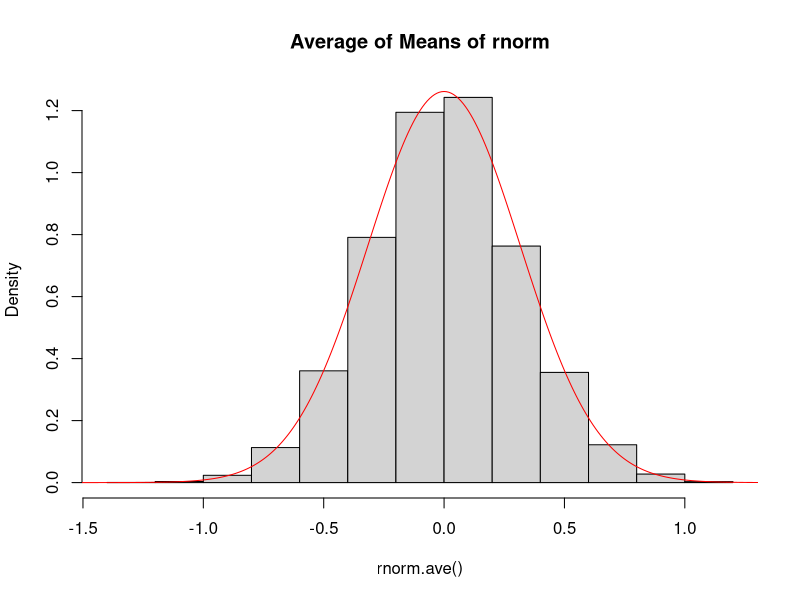
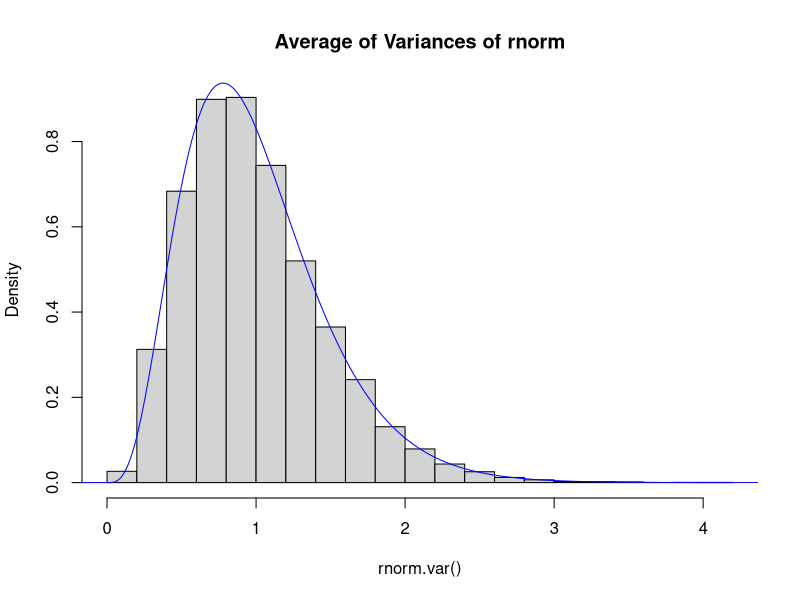
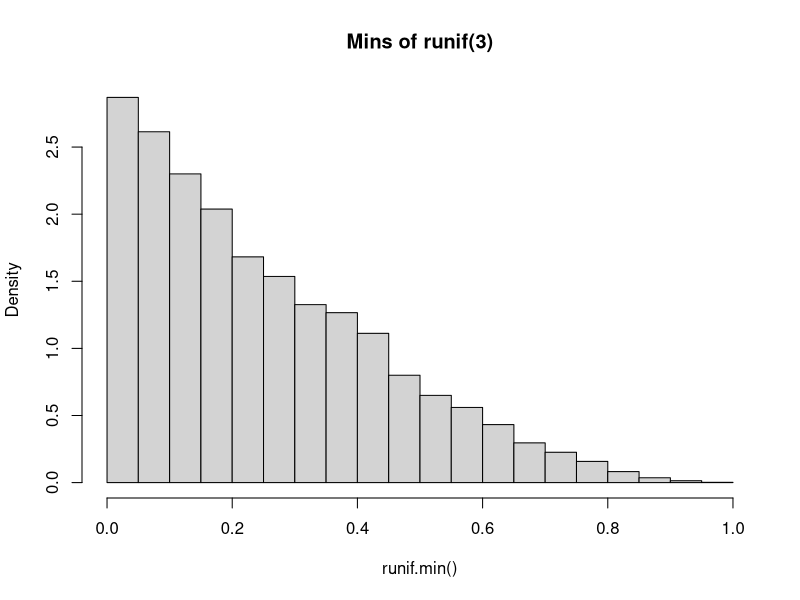
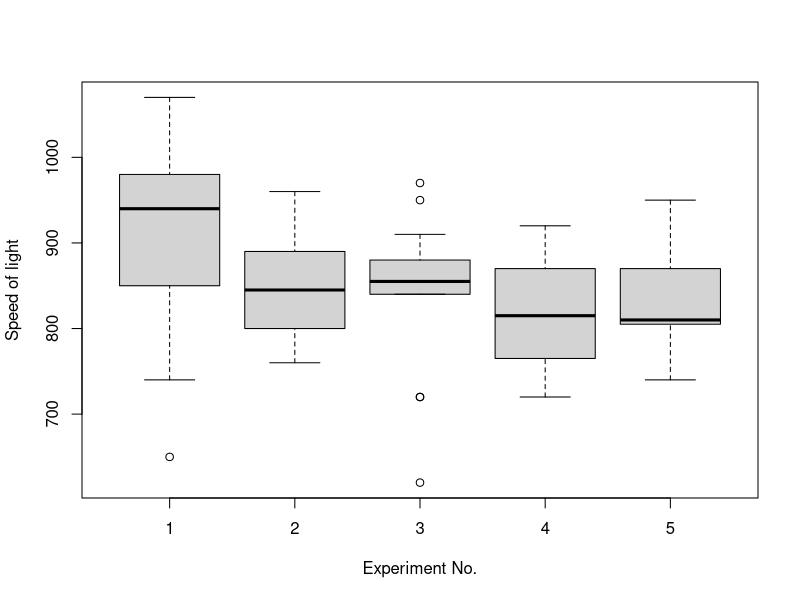
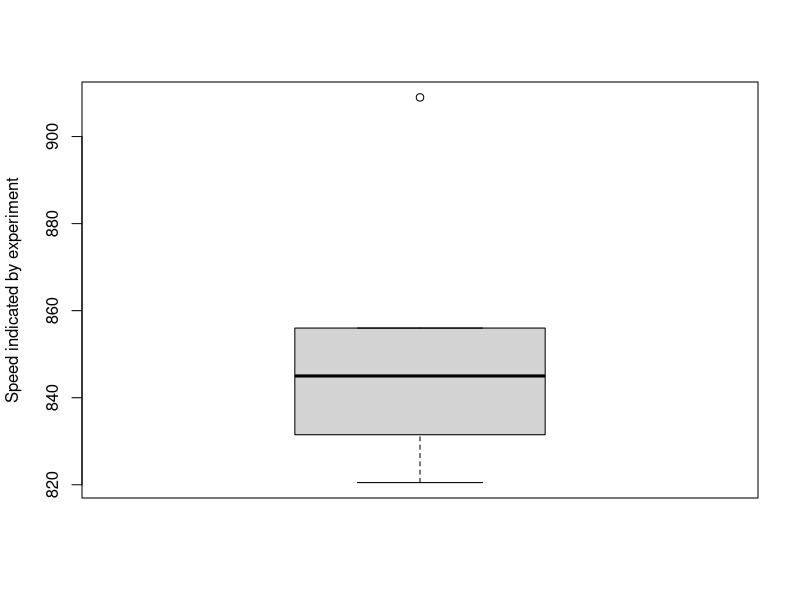
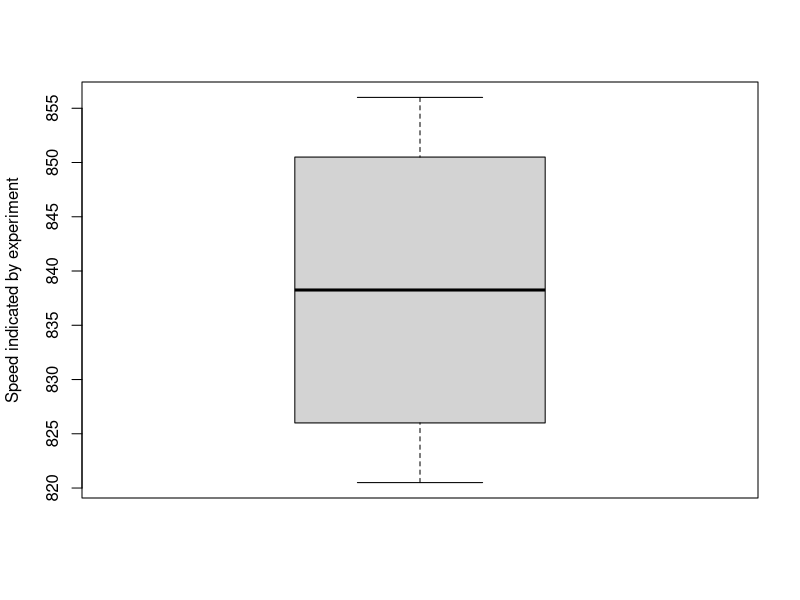

Reproduce these figures in R, in order.
# Assignment 07
# ALEX CLEMMER U0458675

print("Alex Clemmer u0458675")

n = 20
k = 10000
t = seq(-9, 81, 0.01)

###########
# PROBLEM 1
###########

# PROBLEM 1 PART (a): Over a large distribution, we will have a
# normal distribution, and the expected value will be the median (0).
# The variance will be the square of the each individual variance
# divided by n.

# PROBLEM 1 (b): See the pdf and code below. The sample mean
# and variance should be around 0 and 1/sqrt(k), respectively.
# This turns out to be a pretty good approximation.

# Find the average mean of 10 elements, and repeat 100 times
rnorm.ave = function()
{
	x = matrix(rnorm(100000), 10000, 10)
	m = apply(x, MARGIN=1, FUN=mean)
}

# Plot the average means
hist(rnorm.ave(), freq=FALSE, main="Average of Means of rnorm")
lines(t, dnorm(t, 0, 1/sqrt(10)), col='red')

# PROBLEM 1 (c): The theoretical distribution is a Chi-Square.
# The variance is 18/9 (or 2k/k) and the mean is 9/9 (or k/k).

# PROBLEM 1 (d): See plot in pdf and code below. The mean and
# variance are pretty straightforward: they are k and 2k,
# respectively (or 9 and 18)

# Find the average variance
rnorm.var = function()
{
	x = matrix(rnorm(100000), 10000, 10)
	m = apply(x, MARGIN=1, FUN=var)
}

# Plot the average variance
hist(rnorm.var(), freq=FALSE, main="Average of Variances of rnorm")
lines((1/9)*t, 9*dchisq(t, 9), col='blue')

# PROBLEM 1 (e):

paste("Problem 1e -- P(\bar{x}_{10} < -0.5): ", pnorm(-0.5, 9, 18))

# PROBLEM 1 (f):

p = rnorm.ave()
q = integer(10000)
q[p < -0.5] = 1
q[p >= -0.5] = 0
#print(q)
t = 0
for(i in q)
{
	if(i == 1)
	{
		t = t + 1
	}
}
t = t/10000
paste("Problem 1f -- Probability via the statistics: ", t)

###########
# PROBLEM 2
###########

# PROBLEM 2 (a): See code below. This distribution is
# clearly not symmetric.

# "Collect" minimums
runif.min = function()
{
	x = matrix(runif(30000), 10000, 3)
	#print(x)
	m = apply(x, MARGIN=1, FUN=min)
	#print(m)
}

# Plot the minimums
hist(runif.min(), freq=FALSE, main="Mins of runif(3)")

# PROBLEM 2 (b): 

paste("Problem 2b -- Mean of runif.min(): ", mean(runif.min()))
paste("Problem 2b -- Variance of runif.min(): ", var(runif.min()))

# PROBLEM 2 (c): 


###########
# PROBLEM 3
###########

###########
# PROBLEM 3 (a): Clearly the first one had the largest IQR, with
# somewhere around 1080-720 being the range of Q3 to Q1.
###########

boxplot(Speed ~ Expt, morley, xlab = "Experiment No.", ylab = "Speed of light")

###########
# PROBLEM 3 (b): #3 clearly had the most outliers.
###########

###########
# PROBLEM 3 (c): They are inaccurate. But the more times the experiment
# is repeated, the closer you get to the real number.
###########

###########
# PROBLEM 3 (d):
###########

paste("Problem 3d -- Mean of morley speeds: ", mean(morley$Speed))
paste("Problem 3d -- Variance of morley speeds: ", var(morley$Speed))

###########
# PROBLEM 3 (e):
###########

p = matrix(morley$Speed, 20, 5)
q = apply(p, MARGIN=2, FUN=mean)
#print(p)
print("Problem 3e -- Mean of each individual morley Expt: ")
#print(q)
paste("Problem 3e -- Mean of all means of the morley Expts: ", mean(q))
paste("Problem 3e -- Variance of all means of the morley Expts: ", var(q))

###########
# PROBLEM 3 (f): The variance should be proportionally reduced,
# as what we're left with is a set of 5 means, which excluding
# the one outlier, are pretty close together.
###########


###########
# PROBLEM 3 (g): The variance does match the theoretical variance:
###########

# Clearly experiment 5 is the outlier.
boxplot(q, ylab="Speed indicated by experiment")

# Remove #5 and re-plot
q = q[-(1)]
boxplot(q, ylab="Speed indicated by experiment")
